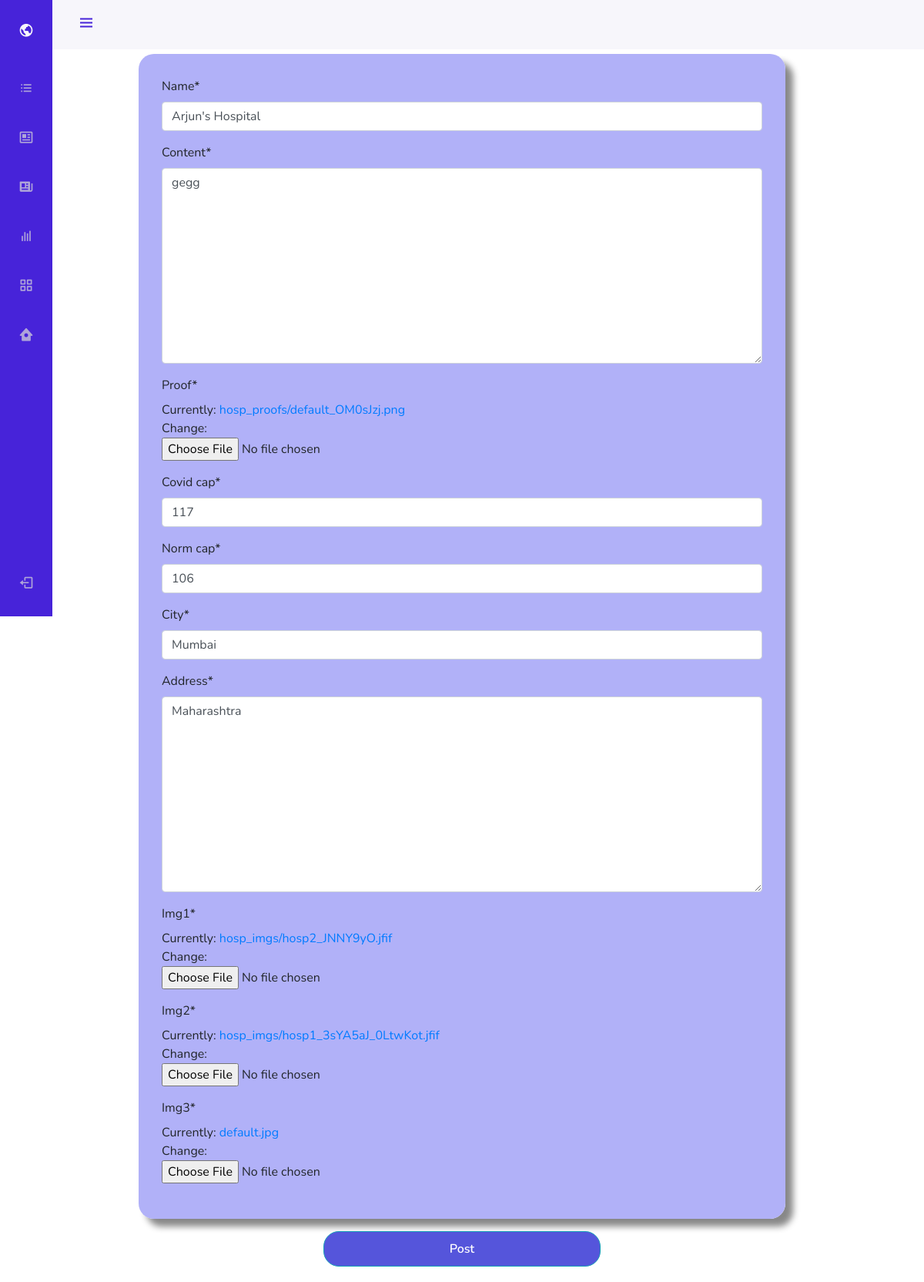
Before: /post/15/update (signed in) with the older database file.
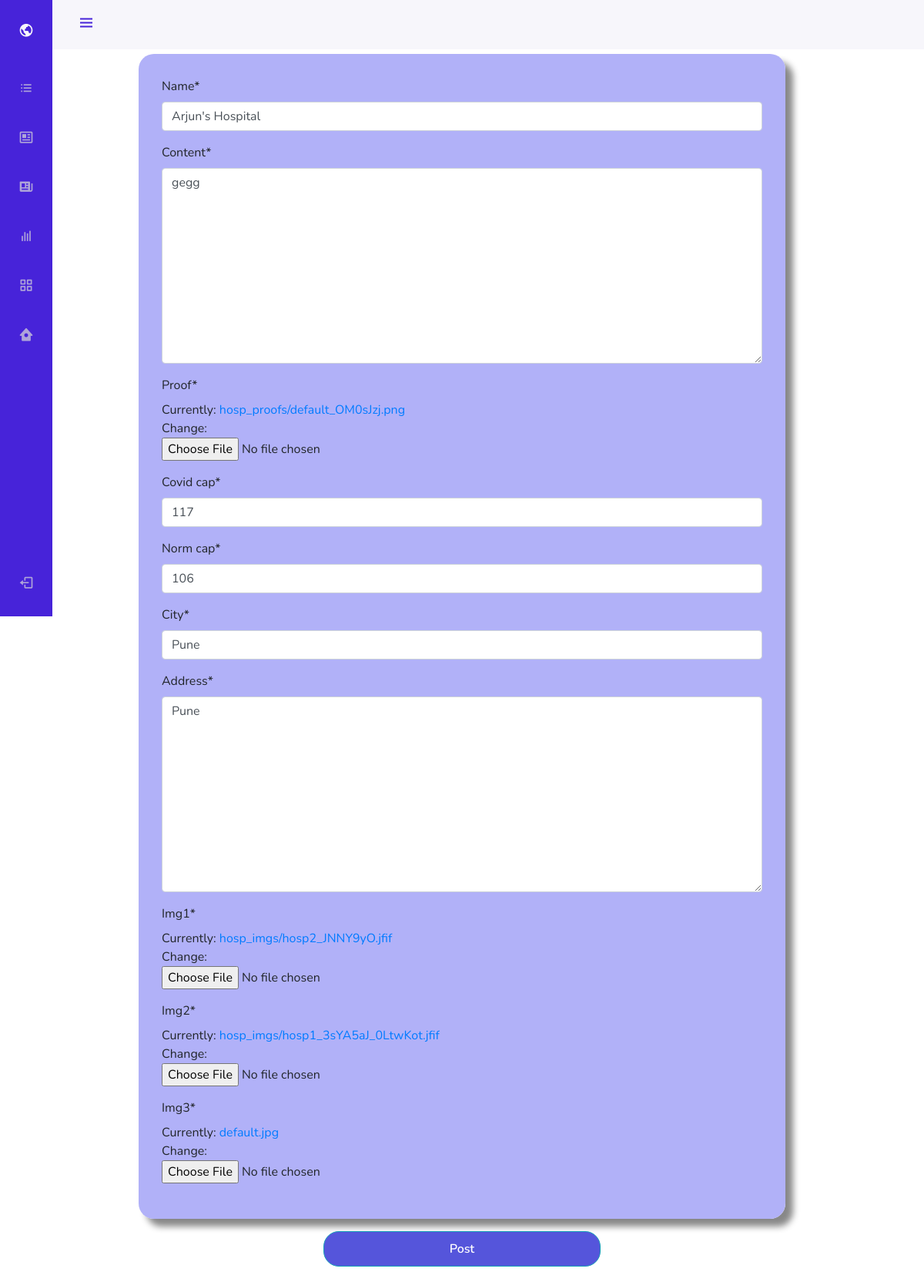
After: the same page with the newer database file.
### blog/models.py (models this page shows, shortened)
class Post(models.Model):
    name = models.CharField(max_length = 100)
    content = models.TextField()
    type = models.CharField(max_length = 100, default="Dedicated covid hospital")
    proof = models.ImageField(default='default.jpg',upload_to='hosp_proofs')
    author = models.ForeignKey(User, on_delete=models.CASCADE)
    city = models.CharField(max_length=100, default="Mumbai")
    address = models.TextField(default="Maharashtra")
    area =models.CharField(max_length=100, default="Andheri")
    covid_cap=models.IntegerField(default=0)
    norm_cap = models.IntegerField(default=0)
    img1 = models.ImageField(default='default.jpg',upload_to='hosp_imgs')
    img2 = models.ImageField(default='default.jpg',upload_to='hosp_imgs')
    img3 = models.ImageField(default='default.jpg',upload_to='hosp_imgs')

### blog/views.py (the view, shortened to what this page needs)
# urls.py: path('post/<int:pk>/update', PostUpdateView.as_view(), name='post-update'),
class PostUpdateView(LoginRequiredMixin, UserPassesTestMixin, UpdateView):
    model = Post
    fields = ['name', 'content', 'proof','covid_cap', 'norm_cap', 'city',
                'address', 'img1', 'img2', 'img3'
            ]
    def test_func(self):
        post = self.get_object()
        if self.request.user == post.author:
            return True
        return False

### blog/templates/blog/post_form.html (shortened to what this page needs)
{% extends 'blog/navbase_without.html' %}
{% load crispy_forms_tags %}
{% block content %}
        <div class="content-section">
            <legend class="border-bottom mb-4">Hospital Profile</legend>
            <form method="POST" enctype="multipart/form-data">
                <fieldset class="form-group">
                    {{form|crispy}}
                </fieldset>
                <div  class="form-group">
                    <button style="margin-bottom: 20px;" class="btn btn-outline-info" type="submit">Post</button>
                </div>
            </form>
        </div>
{% endblock content%}

Changed rows visible on the page:
changed Post "Arjun's Hospital": city "Mumbai" → "Pune"; address "Maharashtra" → "Pune"
